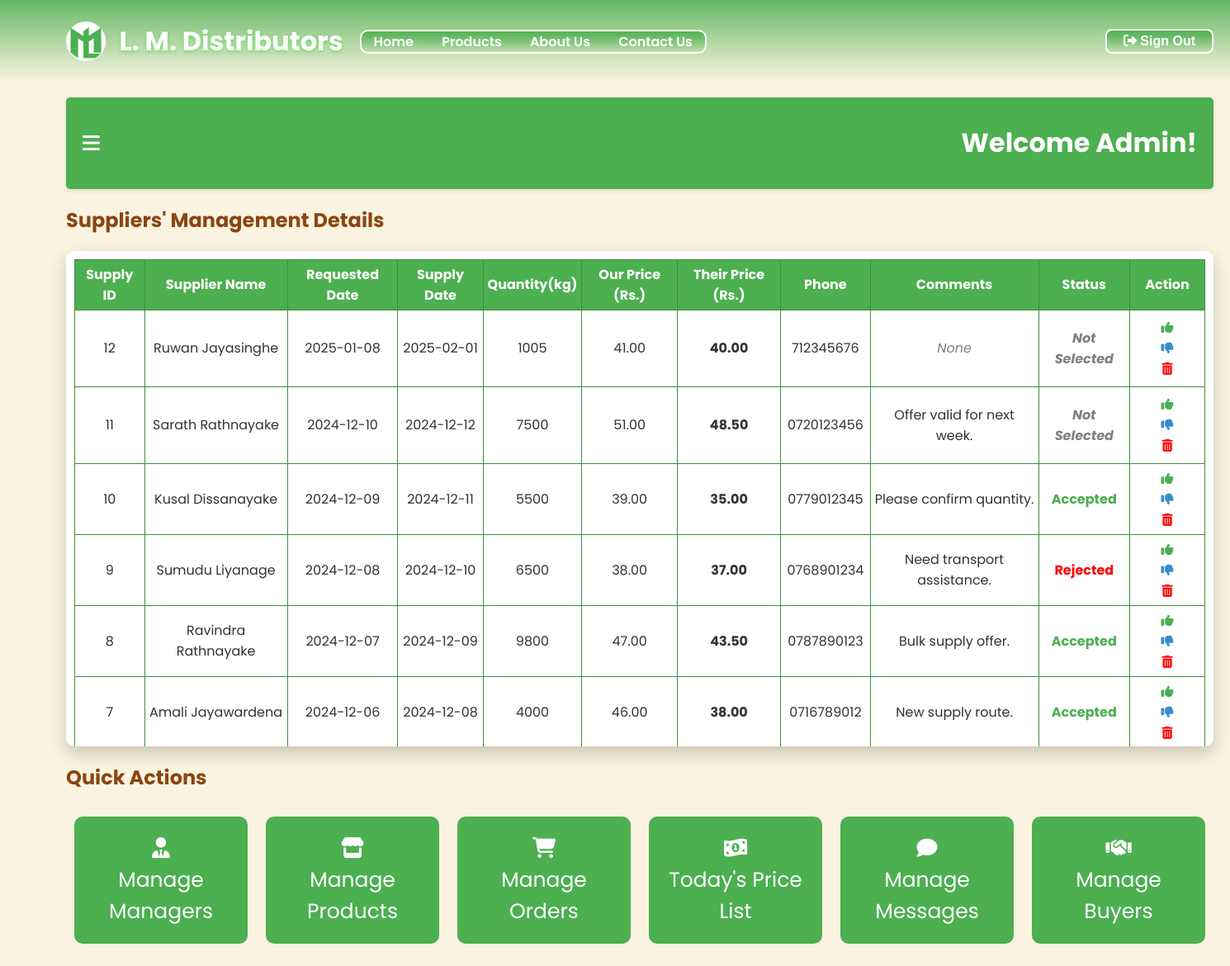
Screenshot of /supplyManagement.php (signed in) with the database file from the repository.
### tables this page shows
CREATE TABLE `supplier` (
  `supplyID` int(11) NOT NULL,
  `name` varchar(255) NOT NULL,
  `reqDate` date NOT NULL,
  `supplyDate` date NOT NULL,
  `quantity` int(11) NOT NULL,
  `ourPrice` decimal(10,2) DEFAULT NULL,
  `theirPrice` decimal(10,2) NOT NULL,
  `phone` varchar(15) NOT NULL,
  `comments` text DEFAULT NULL,
  `status` enum('Not Selected','Accepted','Rejected') NOT NULL
);

### supplyManagement.php (the view, shortened to what this page needs)
<?php
    include_once 'config.php';
    if(isset($_SESSION['user_fName']) && ($_SESSION['user_type'] == 'admin' || $_SESSION['user_type'] == 'manager')) {
        $dob = $_SESSION['user_dob'];
        $today = date('m-d');
        $birthday = date('m-d', strtotime($dob));
        if($birthday == $today) {
            $greeting = "Happy birthday ".htmlspecialchars($_SESSION['user_fName'])."!";
        }
        else {
            $greeting = "Welcome ".htmlspecialchars($_SESSION['user_fName'])."!";
        }
        $query = "SELECT * FROM supplier ORDER BY `supplyID` DESC";
        $result = mysqli_query($conn, $query);
    }
    else {
        header('Location: login.php');
        exit();
    }
?>
<!DOCTYPE html>
<html lang="en">
<head>
    <link rel="stylesheet" href="./css/supplyManagement.css">
    <link rel="stylesheet" href="https://cdnjs.cloudflare.com/ajax/libs/font-awesome/6.0.0-beta3/css/all.min.css">
</head>
<body>
    <?php include 'header.php'; ?>
    <div class="container">
        <div class="main-content">
            <div class="topbar">
                <i class="fas fa-bars" id="toggle-sidebar" title="Open Dashboard"></i>
                <h1><?php echo $greeting; ?></h1>
            </div>
            <h2 class="displaySuppliersH2">Suppliers' Management Details</h2>
            <center>
            <div class="displaySuppliers">
                <div class="custom-scroll">
                    <div class="content" id="scrollable-content">
                        <table class="listTable" border="1px">
                            <tr>
                                <th class="supplyID">Supply ID</th>
                                <th class="supplierName">Supplier Name</th>
                                <th class="reqDate">Requested Date</th>
                                <th class="supplyDate">Supply Date</th>
                                <th class="supplyQuantity">Quantity(kg)</th>
                                <th class="ourPrice">Our Price (Rs.)</th>
                                <th class="theirPrice">Their Price (Rs.)</th>
                                <th class="Phone">Phone</th>
                                <th class="comments">Comments</th>
                                <th class="tStatus">Status</th>
                                <th class="tAction">Action</th>
                            </tr>
                            <?php while($row = $result->fetch_assoc()):?>
                            <tr>
                                <td class="supplyID"><?php echo htmlspecialchars($row['supplyID']); ?></td>
                                <td class="supplierName"><?php echo htmlspecialchars($row['name']); ?></td>
                                <td class="reqDate"><?php echo htmlspecialchars($row['reqDate']); ?></td>
                                <td class="supplyDate"><?php echo htmlspecialchars($row['supplyDate']); ?></td>
                                <td class="supplyQuantity"><?php echo htmlspecialchars($row['quantity']); ?></td>
                                <td class="ourPrice"><?php echo htmlspecialchars($row['ourPrice']); ?></td>
                                <td class="theirPrice"><?php echo htmlspecialchars($row['theirPrice']); ?></td>
                                <td class="Phone"><?php echo htmlspecialchars($row['phone']); ?></td>
                                <td class="comments">
                                    <?php echo !empty(htmlspecialchars($row['comments'])) ? htmlspecialchars($row['comments']) : "<em class='none'>None</em>"; ?>
                                </td>
                                <td class="tStatus">
                                    <?php
                                        if(htmlspecialchars($row['status']) == 'Accepted') {
                                            echo "<p class='acceptStatus'>".htmlspecialchars($row['status'])."</p>";
                                        }
                                        else if(htmlspecialchars($row['status']) == 'Rejected') {
                                            echo "<p class='rejectStatus'>".htmlspecialchars($row['status'])."</p>";
                                        }
                                        else {
                                            echo "<p class='pendingStatus'>".htmlspecialchars($row['status'])."</p>";
                                        }
                                    ?>
                                </td>
                                <td class="tAction actionBtns">
                                    <form method="POST" action="">
                                        <button type="submit" class="actionBtn" name="acceptBtn">
                                            <i class="fa-solid fa-thumbs-up" title="Accept"></i>
                                        </button>
                                    </form>
                                    <form method="POST" action="">
                                        <button type="submit" class="actionBtn" name="rejectBtn">
                                            <i class="fa-solid fa-thumbs-down" title="Reject"></i>
                                        </button>
                                    </form>
                                    <form method="POST" action="" onsubmit="return confirmDelete();">
                                        <button type="submit" class="actionBtn" name="deleteBtn">
                                            <i class="fa-solid fa-trash-can" title="Delete"></i>
                                        </button>
                                    </form>
                                </td>
                            </tr>
                            <?php endwhile;?>
                        </table>
                    </div>
                </div>
            </div>
            </center>
            <h2 class="quickH2">Quick Actions</h2>
            <div class="quick">
                <div class="card">
                    <a href="./manageManagers.php" title="Managers Management"><i class="fas fa-user-tie"></i><br>Manage Managers</a>
                </div>
                <div class="card">
                    <a href="./manageProducts.php" title="Products Management"><i class="fa-solid fa-store"></i><br>Manage Products</a>
                </div>
                <div class="card">
                    <a href="./manageOrders.php" title="Orders Management"><i class="fa-solid fa-cart-shopping"></i><br>Manage Orders</a>
                </div>
                <div class="card">
                    <a href="./todayPrice.php" title="Buyers & Sellers price list"><i class="fa-solid fa-money-bill-1-wave"></i><br>Today's Price List</a>
                </div>
                <div class="card">
                    <a href="./manageMessages.php" title="Messages Management"><i class="fa-solid fa-comment"></i><br>Manage Messages</a>
                </div>
                <div class="card">
                    <a href="./buyersManagement.php" title="Buyers Management"><i class="fa-solid fa-handshake"></i><br>Manage Buyers</a>
                </div>
            </div>
        </div>
    </div>
</body>
</html>

### css/supplyManagement.css (style rules this page uses)
body { margin: 0; font-family: 'Poppins', sans-serif; background-color: #FAF3E0; color: #333; }
.container { display: flex; height: 100vh; }
.main-content { flex-grow: 1; padding: 20px; margin-left: 60px; }
.topbar { display: flex; align-items: center; justify-content: space-between; padding: 10px 20px; background-color: #4CAF50; border-radius: 5px; box-shadow: 0 2px 5px rgba(0, 0, 0, 0.1); }
.topbar i { font-size: 24px; cursor: pointer; color: #fff; }
.topbar h1 { color: #fff; }
.custom-scroll { border: none; border-radius: 10px; background-color: #fff; width: fit-content; max-height: 600px; height: fit-content; overflow: hidden; position: relative; box-shadow: 0 8px 20px rgba(0, 0, 0, 0.2); animation: fadeIn 1s ease-in-out; }
.content { max-height: 600px; height: fit-content; overflow-y: scroll; overflow-x: scroll; scroll-behavior: smooth; padding: 10px; box-sizing: content-box; }
.listTable { border-collapse: collapse; border: 1px solid #3E8E41; }
.listTable th { background-color: #4CAF50; color: #fff; padding: 5px; }
.listTable td { text-align: center; background-color: #fff; padding: 5px; }
.theirPrice { font-weight: bold; }
.comments { max-width: 250px; }
.none { color: gray; font-style: italic; }
.acceptStatus { color: #4CAF50; font-weight: bold; }
.rejectStatus { color: red; font-weight: bold; }
.pendingStatus { color: gray; font-style: italic; font-weight: bold; }
.tAction { width: 80px; }
.actionBtn { border: none !important; background-color: transparent !important; font-size: 15px; }
.fa-thumbs-up { color: #4CAF50; cursor: pointer; }
.fa-thumbs-down { color: #378ccd; cursor: pointer; }
.fa-trash-can { color: red; cursor: pointer; }
.quick { display: flex; justify-content: space-between; }
.quickH2, .displaySuppliersH2 { font-size: 24px; color: #8B4513; margin-bottom: 20px; }
.card { border: none; border-radius: 10px; padding: 20px; margin: 10px; width: 170px; background-color: #4CAF50; cursor: pointer; text-align: center; transition: transform 1s ease; }
.card a { text-decoration: none; font-size: 25px; color: #fff; }

### rows the page displays
supplier: supplyID "12", name "Ruwan Jayasinghe", reqDate "2025-01-08", supplyDate "2025-02-01", quantity "1005", ourPrice "41.00", theirPrice "40.00", phone "712345676", comments "None", status "Not Selected"
supplier: supplyID "11", name "Sarath Rathnayake", reqDate "2024-12-10", supplyDate "2024-12-12", quantity "7500", ourPrice "51.00", theirPrice "48.50", phone "0720123456", comments "Offer valid for next week.", status "Not Selected"
supplier: supplyID "10", name "Kusal Dissanayake", reqDate "2024-12-09", supplyDate "2024-12-11", quantity "5500", ourPrice "39.00", theirPrice "35.00", phone "0779012345", comments "Please confirm quantity.", status "Accepted"
supplier: supplyID "9", name "Sumudu Liyanage", reqDate "2024-12-08", supplyDate "2024-12-10", quantity "6500", ourPrice "38.00", theirPrice "37.00", phone "0768901234", comments "Need transport assistance.", status "Rejected"
supplier: supplyID "8", name "Ravindra Rathnayake", reqDate "2024-12-07", supplyDate "2024-12-09", quantity "9800", ourPrice "47.00", theirPrice "43.50", phone "0787890123", comments "Bulk supply offer.", status "Accepted"
supplier: supplyID "7", name "Amali Jayawardena", reqDate "2024-12-06", supplyDate "2024-12-08", quantity "4000", ourPrice "46.00", theirPrice "38.00", phone "0716789012", comments "New supply route.", status "Accepted"

### other values shown
$greeting "Welcome Admin!"
